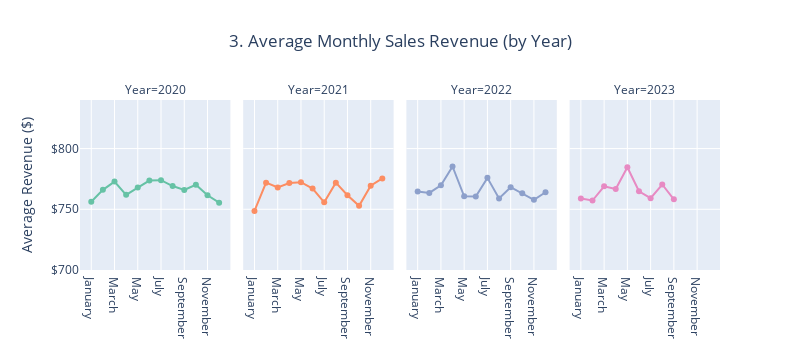

Source (notebook cell):
### Code cell
## 3. Compare average monthly sales
fig3 = px.line(monthly_sales, x='Purchase Month', y='Avg_Revenue', 
              color='Purchase Year', facet_col='Purchase Year',
              color_discrete_sequence=px.colors.qualitative.Set2,
              title='3. Average Monthly Sales Revenue (by Year)',
              labels={'Avg_Revenue': 'Average Revenue ($)', 'Purchase Year': 'Year'},
              hover_data={'Avg_Revenue': ':$,.0f'},
              markers=True)

fig3.update_yaxes(tickprefix="$")

fig3.update_layout(title={'x': 0.5, 'y': 0.9},
                  xaxis_title= None,
                  xaxis2_title= None,
                  xaxis3_title= None,
                  xaxis4_title= None,
                  width=800, height=350,
                  yaxis=dict(range=[700, 840]), 
                  showlegend=False)

fig3.show()

### Figure 1 — Plotly figure (JSON) as saved in the notebook; plotly's stock layout.template omitted (floating-point values rounded to 4 significant figures)
{"data": [{"hovertemplate": "Year=2020<br>Purchase Month=%{x}<br>Average Revenue ($)=%{y:$,.0f}<extra></extra>", "legendgroup": "2020", "line": {"color": "rgb(102,194,165)", "dash": "solid"}, "marker": {"symbol": "circle"}, "mode": "markers+lines", "name": "2020", "orientation": "v", "showlegend": true, "type": "scatter", "x": ["January", "February", "March", "April", "May", "June", "July", "August", "September", "October", "November", "December"], "xaxis": "x", "y": [756.2, 766.0, 772.8, 761.9, 767.9, 773.7, 773.9, 769.1, 766.0, 770.2, 761.5, 755.5], "yaxis": "y"}, {"hovertemplate": "Year=2021<br>Purchase Month=%{x}<br>Average Revenue ($)=%{y:$,.0f}<extra></extra>", "legendgroup": "2021", "line": {"color": "rgb(252,141,98)", "dash": "solid"}, "marker": {"symbol": "circle"}, "mode": "markers+lines", "name": "2021", "orientation": "v", "showlegend": true, "type": "scatter", "x": ["January", "February", "March", "April", "May", "June", "July", "August", "September", "October", "November", "December"], "xaxis": "x2", "y": [748.6, 771.9, 768.0, 771.6, 772.3, 767.1, 755.7, 771.9, 761.5, 752.8, 769.4, 775.4], "yaxis": "y2"}, {"hovertemplate": "Year=2022<br>Purchase Month=%{x}<br>Average Revenue ($)=%{y:$,.0f}<extra></extra>", "legendgroup": "2022", "line": {"color": "rgb(141,160,203)", "dash": "solid"}, "marker": {"symbol": "circle"}, "mode": "markers+lines", "name": "2022", "orientation": "v", "showlegend": true, "type": "scatter", "x": ["January", "February", "March", "April", "May", "June", "July", "August", "September", "October", "November", "December"], "xaxis": "x3", "y": [764.7, 763.5, 769.8, 785.2, 760.7, 760.6, 775.9, 759.0, 768.2, 763.2, 757.8, 764.0], "yaxis": "y3"}, {"hovertemplate": "Year=2023<br>Purchase Month=%{x}<br>Average Revenue ($)=%{y:$,.0f}<extra></extra>", "legendgroup": "2023", "line": {"color": "rgb(231,138,195)", "dash": "solid"}, "marker": {"symbol": "circle"}, "mode": "markers+lines", "name": "2023", "orientation": "v", "showlegend": true, "type": "scatter", "x": ["January", "February", "March", "April", "May", "June", "July", "August", "September", "October", "November", "December"], "xaxis": "x4", "y": [759.0, 757.2, 768.9, 766.7, 784.6, 764.9, 759.2, 770.4, 758.2, null, null, null], "yaxis": "y4"}], "layout": {"annotations": [{"font": {}, "showarrow": false, "text": "Year=2020", "x": 0.1175, "xanchor": "center", "xref": "paper", "y": 1, "yanchor": "bottom", "yref": "paper"}, {"font": {}, "showarrow": false, "text": "Year=2021", "x": 0.3725, "xanchor": "center", "xref": "paper", "y": 1, "yanchor": "bottom", "yref": "paper"}, {"font": {}, "showarrow": false, "text": "Year=2022", "x": 0.6275, "xanchor": "center", "xref": "paper", "y": 1, "yanchor": "bottom", "yref": "paper"}, {"font": {}, "showarrow": false, "text": "Year=2023", "x": 0.8825, "xanchor": "center", "xref": "paper", "y": 1, "yanchor": "bottom", "yref": "paper"}], "height": 350, "legend": {"title": {"text": "Year"}, "tracegroupgap": 0}, "showlegend": false, "title": {"text": "3. Average Monthly Sales Revenue (by Year)", "x": 0.5, "y": 0.9}, "width": 800, "xaxis": {"anchor": "y", "domain": [0, 0.235], "title": {}}, "xaxis2": {"anchor": "y2", "domain": [0.255, 0.49], "matches": "x", "title": {}}, "xaxis3": {"anchor": "y3", "domain": [0.51, 0.745], "matches": "x", "title": {}}, "xaxis4": {"anchor": "y4", "domain": [0.765, 1.0], "matches": "x", "title": {}}, "yaxis": {"anchor": "x", "domain": [0, 1], "range": [700, 840], "tickprefix": "$", "title": {"text": "Average Revenue ($)"}}, "yaxis2": {"anchor": "x2", "domain": [0, 1], "matches": "y", "showticklabels": false, "tickprefix": "$"}, "yaxis3": {"anchor": "x3", "domain": [0, 1], "matches": "y", "showticklabels": false, "tickprefix": "$"}, "yaxis4": {"anchor": "x4", "domain": [0, 1], "matches": "y", "showticklabels": false, "tickprefix": "$"}}}
